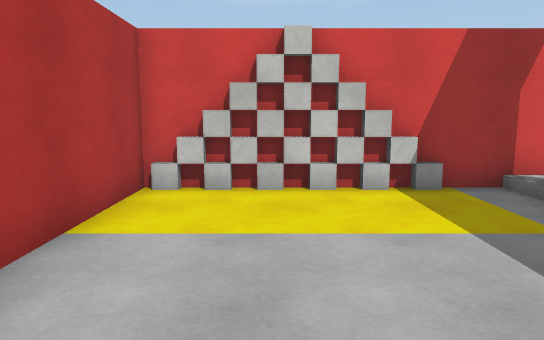
view 1 (above)

17 first-person views from a walk through a 3-D level made in the Unity game engine. The camera is 1.4 m above the floor, tilts 8° down and sees 70° across. The floor is counted in squares, 1 m on a side. Each view is taken from the middle of a square. On the plan, view 1 faces up. The plan holds only what a view shows up to about 16 squares ahead; the rest is blank. The player is left out. Surface patterns are stand-ins for the level's own textures.

view 2
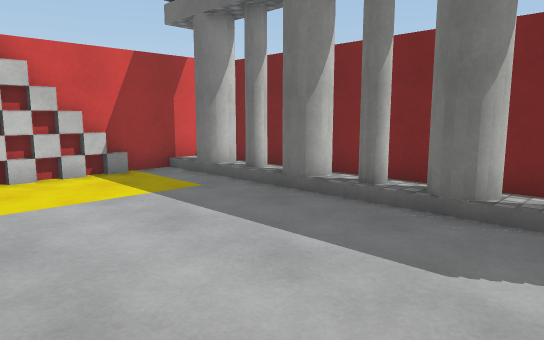

view 3
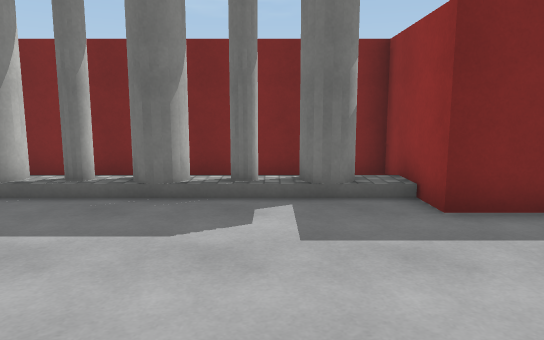

view 4
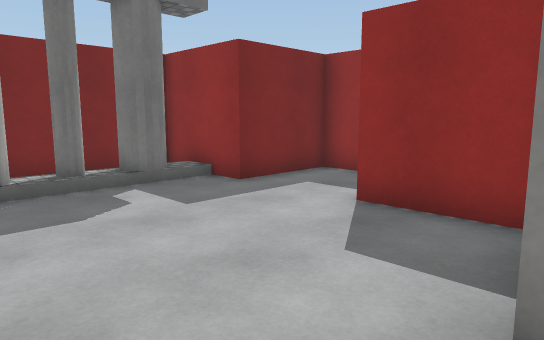

view 5
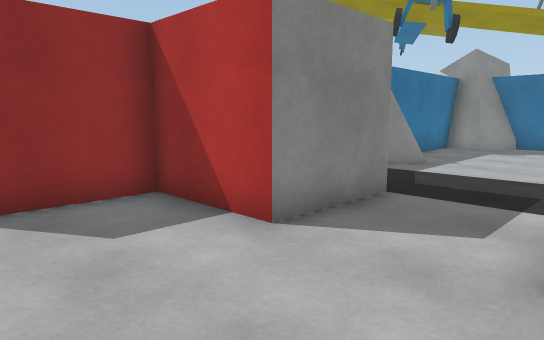

view 6
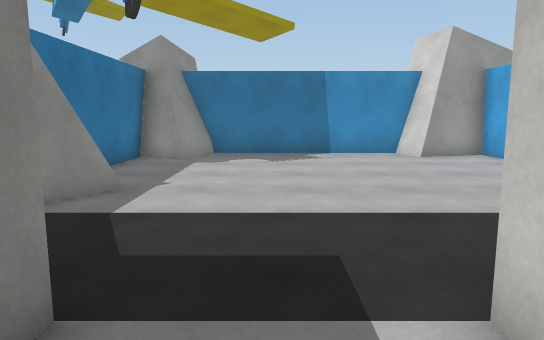

view 7
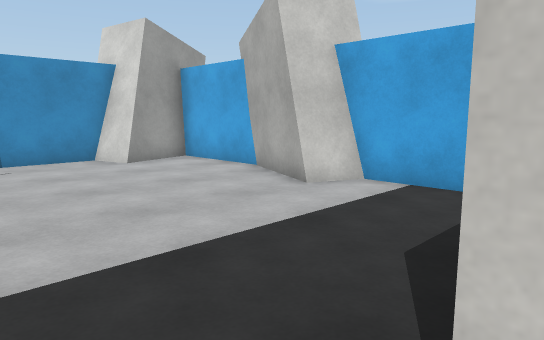

view 8
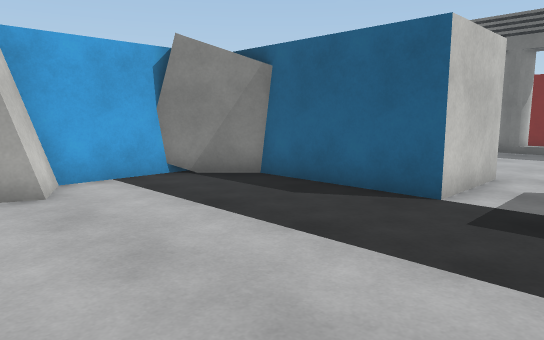

view 9
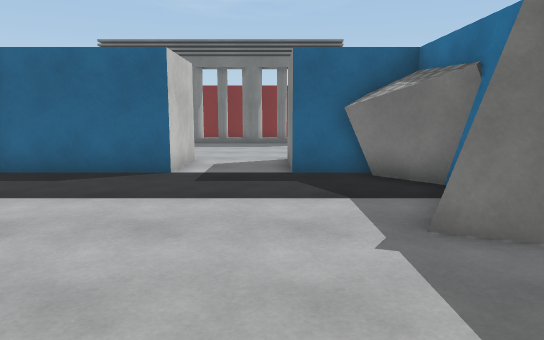

view 10
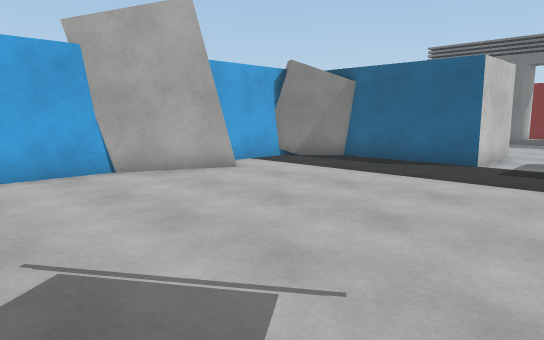

view 11
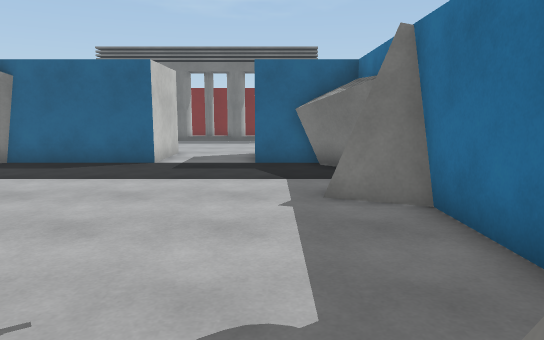

view 12
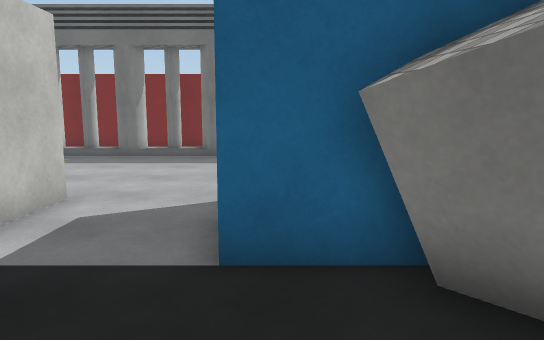

view 13
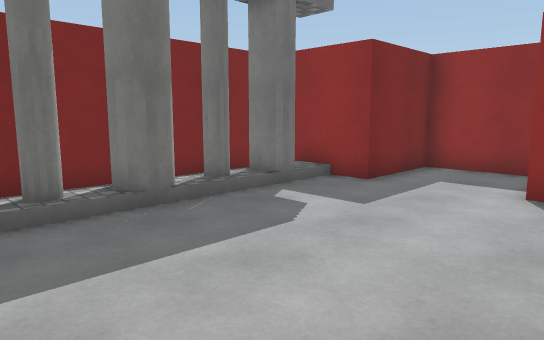

view 14
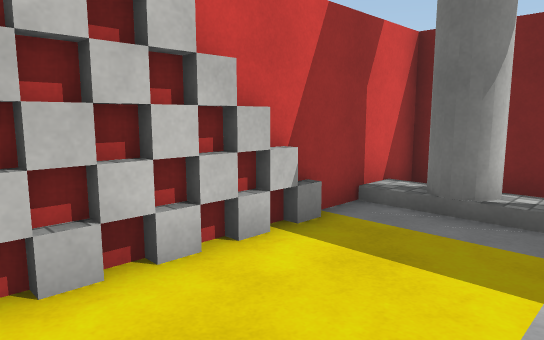

view 15
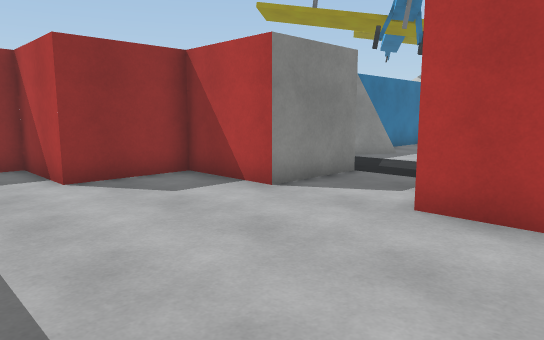

view 16
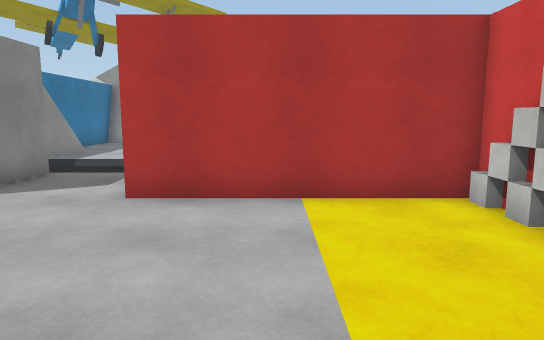

view 17
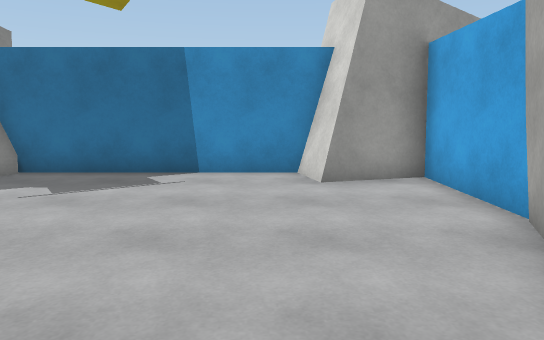

### Floor plan
Points are (right, up) in squares from view 1. A wall is a line through its corners. A room is listed if a view was taken in it or the views show most of it. See-through windows are left out.
Room 1 (views 1, 2, 3, 5, 13, 14, 15, 16)
walls: (-2.5, -1.5) (-2.5, -4.5) (0.5, -4.5) (0.5, -7.5) (3.5, -7.5) (3.5, -4.5) (6.5, -4.5) (6.5, 3.5); (6.5, 4) (6.5, 6.2); (6.5, 6.5) (6.5, 7.5) (2.4, 7.5); (-1.4, 7.5) (-2.5, 7.5) (-2.5, 1.5)
ways out: opening at (-2, 0) to room 2
objects: cube (-1, 7) to (-1, 8); cube (0, 7) to (0, 8); cube (1, 7) to (1, 8); cube (2, 7) to (2, 8); cylinder (5, -3); cylinder (5, -2); cylinder (5, 0); cylinder (5, 1); cylinder (5, 3); cylinder (5, 4); cylinder (5, 6)
Room 2 (views 4, 6, 7, 8, 9, 10, 11, 12, 17)
walls: (-10.1, -3.3) (-9.1, -3.9); (-10.9, -4.6) (-10.3, -3.2); (-8.5, -4.5) (-7.4, -4.5); (-15.6, -3.2) (-16.3, -4.6); (-8.2, -4.6) (-6, -2.7); (-10, 7.5) (-10.5, 6.3) (-13.3, 7.5) (-16.9, 7.5) (-16.2, 5.4) (-17.5, 5) (-17.5, -2.7) (-16, -3.3) (-16.6, -4.5) (-10.6, -4.5) (-10.2, -3.5) (-9.4, -4); (-16.2, 5.2) (-17.5, 4.9); (-5.5, -3.2) (-5.5, -1.5) (-2.5, -1.5); (-17.6, -2.5) (-15.9, -3.1); (-2.5, 1.5) (-5.5, 1.5) (-5.5, 5.7) (-7.3, 7.5) (-9.8, 7.5)
low walls: (-7.8, -4.6) (-5.9, -2.9); (-7.4, -4.5) (-5.9, -3.2); (-9.8, 7.5) (-10.3, 6.5); (-17.4, -2.4) (-15.8, -2.9)
ways out: opening at (-2, 0) to room 1

Positions as (right, up) in squares from view 1, and headings:
1: (0, 0), facing up
2: (-1, -2), facing up-right
3: (-2, -2), facing right
4: (-3, 1), facing down-right
5: (1, 2), facing down-left
6: (-3, 0), facing left
7: (-5, 0), facing up-left
8: (-12, -1), facing up-right
9: (-15, -1), facing right
10: (-17, -2), facing up-right
11: (-17, -2), facing right
12: (-9, -2), facing right
13: (-1, 3), facing down-right
14: (-1, 4), facing up-right
15: (3, 4), facing down-left
16: (4, 4), facing left
17: (-8, 4), facing left
